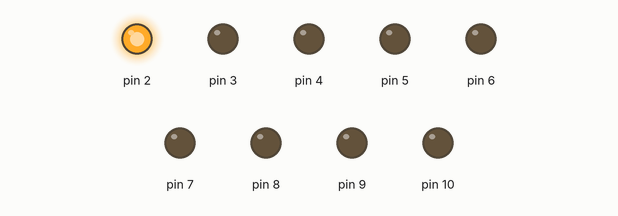
Recording of a sketch running on a simulated Arduino Uno, built with avr-gcc and run on an emulated ATmega328P. Parts: output pins drawn as LEDs (lit = HIGH).

Above: at 0.2 s.
At 1.7 s:
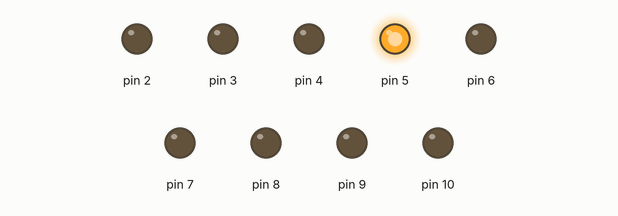
At 2.7 s:
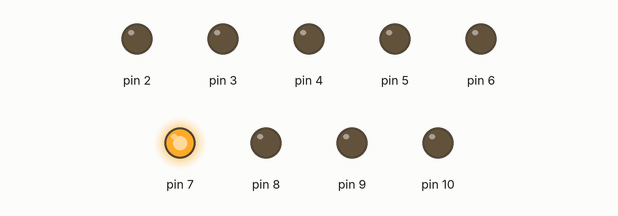
At 4.5 s:
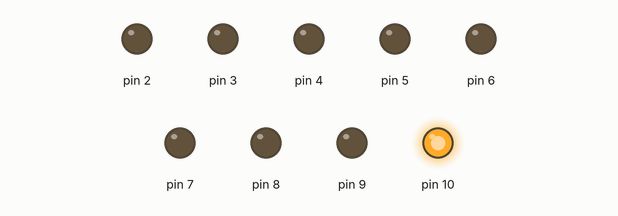
At 7.7 s:
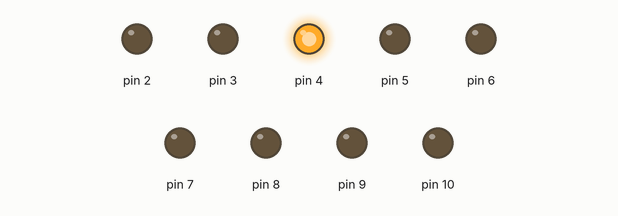
At 11.2 s:
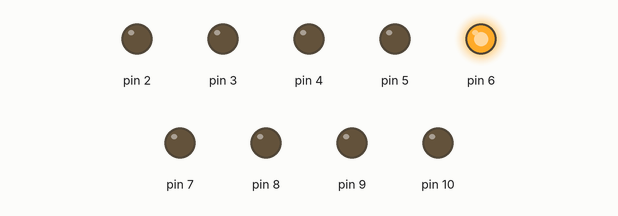
Timing chart, 0 to 11.7 s (numbered marks = the images above):
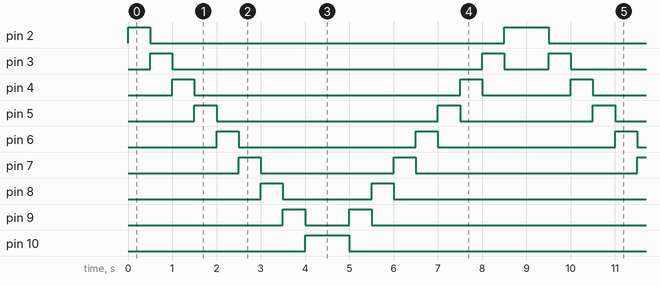

The sketch:

PraktikArduinoLED.ino
```cpp
void setup() {
  //Menjadikan PIN 8, 9, dan 10 Arduino menjadi Output
pinMode(2, OUTPUT);
pinMode(3, OUTPUT);
pinMode(4, OUTPUT);
pinMode(5, OUTPUT);
pinMode(6, OUTPUT);
pinMode(7, OUTPUT);
pinMode(8, OUTPUT);
pinMode(9, OUTPUT);
pinMode(10, OUTPUT);

}

void led1(int i){
  digitalWrite(2, HIGH);
  digitalWrite(3, LOW);
  digitalWrite(4, LOW);
  digitalWrite(5, LOW);
  digitalWrite(6, LOW);
  digitalWrite(7, LOW);
  digitalWrite(8, LOW);
  digitalWrite(9, LOW);
  digitalWrite(10, LOW);
  delay(i);
}

void led2(int i){
  digitalWrite(2, LOW);
  digitalWrite(3, HIGH);
  digitalWrite(4, LOW);
  digitalWrite(5, LOW);
  digitalWrite(6, LOW);
  digitalWrite(7, LOW);
  digitalWrite(8, LOW);
  digitalWrite(9, LOW);
  digitalWrite(10, LOW);
  delay(i);
}

void led3(int i){
  digitalWrite(2, LOW);
  digitalWrite(3, LOW);
  digitalWrite(4, HIGH);
  digitalWrite(5, LOW);
  digitalWrite(6, LOW);
  digitalWrite(7, LOW);
  digitalWrite(8, LOW);
  digitalWrite(9, LOW);
  digitalWrite(10, LOW);
  delay(i);
}

void led4(int i){
  digitalWrite(2, LOW);
  digitalWrite(3, LOW);
  digitalWrite(4, LOW);
  digitalWrite(5, HIGH);
  digitalWrite(6, LOW);
  digitalWrite(7, LOW);
  digitalWrite(8, LOW);
  digitalWrite(9, LOW);
  digitalWrite(10, LOW);
  delay(i);
}

void led5(int i){
  digitalWrite(2, LOW);
  digitalWrite(3, LOW);
  digitalWrite(4, LOW);
  digitalWrite(5, LOW);
  digitalWrite(6, HIGH);
  digitalWrite(7, LOW);
  digitalWrite(8, LOW);
  digitalWrite(9, LOW);
  digitalWrite(10, LOW);
  delay(i);
}

void led6(int i){
  digitalWrite(2, LOW);
  digitalWrite(3, LOW);
  digitalWrite(4, LOW);
  digitalWrite(5, LOW);
  digitalWrite(6, LOW);
  digitalWrite(7, HIGH);
  digitalWrite(8, LOW);
  digitalWrite(9, LOW);
  digitalWrite(10, LOW);
  delay(i);
}

void led7(int i){
  digitalWrite(2, LOW);
  digitalWrite(3, LOW);
  digitalWrite(4, LOW);
  digitalWrite(5, LOW);
  digitalWrite(6, LOW);
  digitalWrite(7, LOW);
  digitalWrite(8, HIGH);
  digitalWrite(9, LOW);
  digitalWrite(10, LOW);
  delay(i);
}

void led8(int i){
  digitalWrite(2, LOW);
  digitalWrite(3, LOW);
  digitalWrite(4, LOW);
  digitalWrite(5, LOW);
  digitalWrite(6, LOW);
  digitalWrite(7, LOW);
  digitalWrite(8, LOW);
  digitalWrite(9, HIGH);
  digitalWrite(10, LOW);
  delay(i);
}

void led9(int i){
  digitalWrite(2, LOW);
  digitalWrite(3, LOW);
  digitalWrite(4, LOW);
  digitalWrite(5, LOW);
  digitalWrite(6, LOW);
  digitalWrite(7, LOW);
  digitalWrite(8, LOW);
  digitalWrite(9, LOW);
  digitalWrite(10, HIGH);
  delay(i);
}
void loop() {
  led1(500);
  led2(500);
  led3(500);
  led4(500);
  led5(500);
  led6(500);
  led7(500);
  led8(500);
  led9(500);
  led9(500);
  led8(500);
  led7(500);
  led6(500);
  led5(500);
  led4(500);
  led3(500);
  led2(500);
  led1(500);

}
```

Measured:
- by itself, pin 2: repeats every 9.0 s: LOW 8.0 s, HIGH 1.0 s
- by itself, pin 3: repeats every 9.0 s: LOW 7.0 s, HIGH 0.50 s, LOW 1.0 s, HIGH 0.50 s
- by itself, pin 4: repeats every 9.0 s: LOW 6.0 s, HIGH 0.50 s, LOW 2.0 s, HIGH 0.50 s
- by itself, pin 5: repeats every 9.0 s: LOW 5.0 s, HIGH 0.50 s, LOW 3.0 s, HIGH 0.50 s
- by itself, pin 6: alternates HIGH for 0.50 s and LOW for 4.0 s
- by itself, pin 7: repeats every 9.0 s: LOW 3.0 s, HIGH 0.50 s, LOW 5.0 s, HIGH 0.50 s
- by itself, pin 8: repeats every 9.0 s: LOW 2.0 s, HIGH 0.50 s, LOW 6.0 s, HIGH 0.50 s
- by itself, pin 9: repeats every 9.0 s: LOW 1.0 s, HIGH 0.50 s, LOW 7.0 s, HIGH 0.50 s
